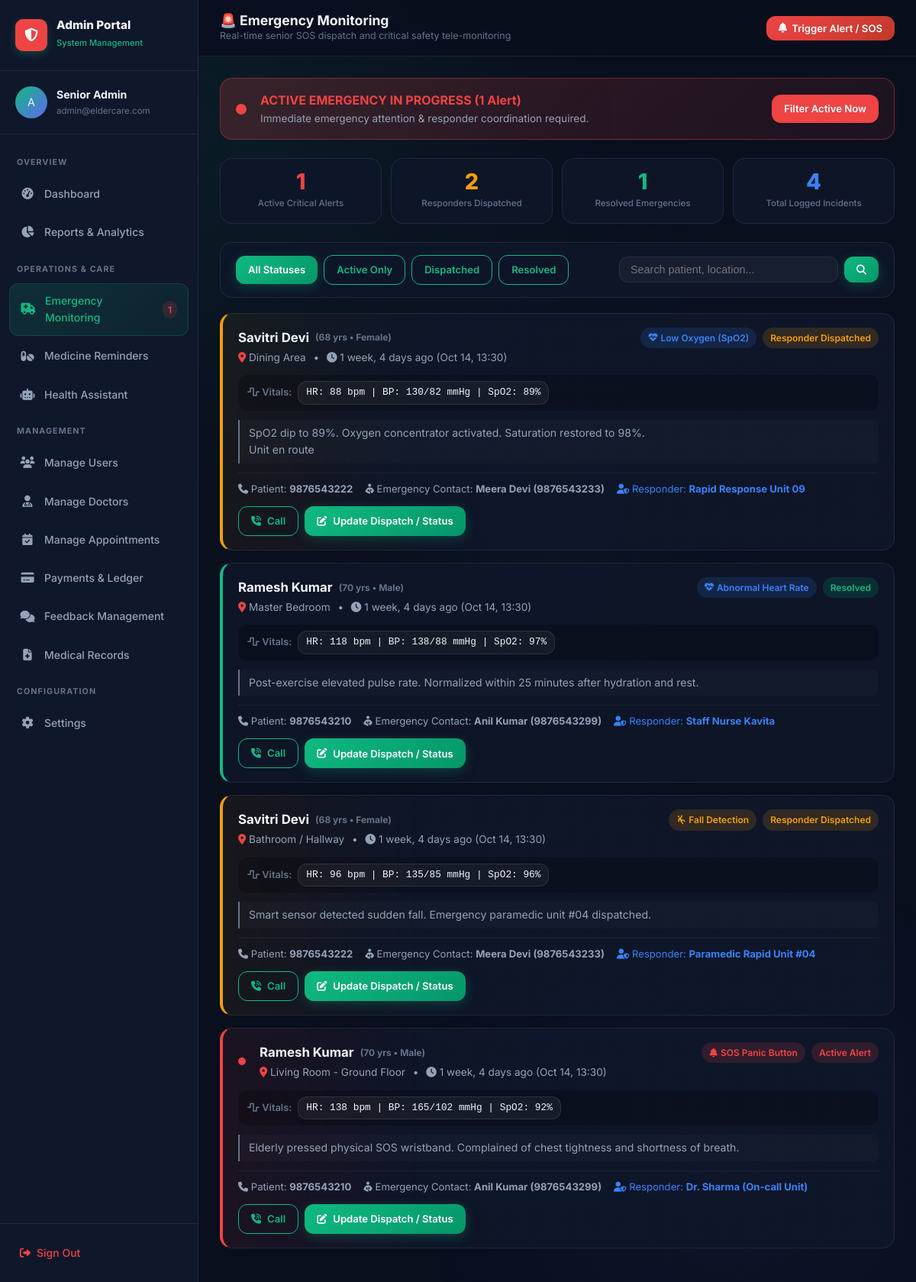
The app's page /admin-portal/emergency/ (signed in) with its own data.
### users/models.py (models this page shows, shortened)
class EmergencyAlert(models.Model):
    ALERT_TYPES = [
        ('sos', 'SOS Panic Button'),
        ('fall', 'Fall Detection'),
        ('heart_rate', 'Abnormal Heart Rate'),
        ('spo2', 'Low Oxygen (SpO2)'),
        ('critical_vitals', 'Critical Vitals Spike'),
    ]
    SEVERITY_LEVELS = [
        ('critical', 'Critical (Immediate)'),
        ('high', 'High Priority'),
        ('medium', 'Medium Priority'),
        ('low', 'Low / Caution'),
    ]
    STATUS_CHOICES = [
        ('active', 'Active Alert'),
        ('dispatched', 'Responder Dispatched'),
        ('resolved', 'Resolved'),
        ('false_alarm', 'False Alarm'),
    ]
    elderly = models.ForeignKey(User, on_delete=models.CASCADE, related_name='emergency_alerts')
    alert_type = models.CharField(max_length=40, choices=ALERT_TYPES, default='sos')
    severity = models.CharField(max_length=20, choices=SEVERITY_LEVELS, default='critical')
    status = models.CharField(max_length=20, choices=STATUS_CHOICES, default='active')
    location = models.CharField(max_length=200, default='Main Residence')
    vital_snapshot = models.CharField(max_length=200, blank=True)
    notes = models.TextField(blank=True)
    responder_name = models.CharField(max_length=150, blank=True)
    created_at = models.DateTimeField(auto_now_add=True)
    resolved_at = models.DateTimeField(null=True, blank=True)
    class Meta:
        ordering = ['-created_at']

class ElderlyProfile(models.Model):
    GENDER_CHOICES = [
        ('Male', 'Male'),
        ('Female', 'Female'),
        ('Other', 'Other'),
        ('Prefer not to say', 'Prefer not to say'),
    ]
    user = models.OneToOneField(User, on_delete=models.CASCADE, related_name='elderly_profile')
    age = models.PositiveIntegerField(null=True, blank=True)
    gender = models.CharField(max_length=20, choices=GENDER_CHOICES, blank=True)
    phone = models.CharField(max_length=20, blank=True)
    address = models.TextField(blank=True)
    blood_group = models.CharField(max_length=10, blank=True)
    emergency_contact_name = models.CharField(max_length=100, blank=True)
    emergency_contact_phone = models.CharField(max_length=20, blank=True)
    created_at = models.DateTimeField(auto_now_add=True)

### users/views.py (the view)
    @login_required
    def wrapper(request, *args, **kwargs):
        if not (request.user.is_staff or request.user.is_superuser):
            messages.error(request, "Administrator privileges required.")
            return redirect('login_redirect')
        return view_func(request, *args, **kwargs)

### users/templates/user/admin-emergency.html (shortened to what this page needs)
<!DOCTYPE html>
<html lang="en">
<head>
  <link rel="stylesheet" href="/static/css/main.css" />
  <link rel="stylesheet" href="/static/css/dashboard.css" />
  <link rel="stylesheet" href="/static/css/modules.css" />
  <link rel="stylesheet" href="https://cdnjs.cloudflare.com/ajax/libs/font-awesome/6.5.1/css/all.min.css" />
</head>
<body>
  <div class="bg-gradient-mesh"></div>
  <div class="app-layout">
    <aside class="sidebar" id="sidebar">
      <div class="sidebar-header">
        <div class="sidebar-brand">
          <div class="sidebar-logo" style="background:var(--danger); color:white;"><i class="fas fa-shield-halved"></i></div>
          <div class="sidebar-brand-text"><h3>Admin Portal</h3><span>System Management</span></div>
        </div>
      </div>
      <div class="sidebar-user">
        <div class="avatar" id="sidebar_avatar" style="width:42px;height:42px;font-size:0.9rem;">A</div>
        <div class="sidebar-user-info">
          <div class="user-name" id="sidebar_user_name">{{ request.user.get_full_name|default:request.user.username }}</div>
          <div class="user-email" id="sidebar_user_email">{{ request.user.email|default:"admin@eldercare.com" }}</div>
        </div>
      </div>
      <nav class="sidebar-nav">
        <span class="nav-section-label">Overview</span>
        <a href="{% url 'admin_dashboard' %}" class="nav-link"><span class="nav-icon"><i class="fas fa-gauge-high"></i></span>Dashboard</a>
        <a href="{% url 'admin_reports' %}" class="nav-link"><span class="nav-icon"><i class="fas fa-chart-pie"></i></span>Reports & Analytics</a>
        <span class="nav-section-label">Operations & Care</span>
        <a href="{% url 'admin_emergency' %}" class="nav-link active">
          <span class="nav-icon"><i class="fas fa-truck-medical"></i></span>Emergency Monitoring
          {% if active_count > 0 %}<span class="badge badge-danger text-xs" style="margin-left:auto; padding:2px 7px;">{{ active_count }}</span>{% endif %}
        </a>
        <a href="{% url 'admin_medicine_reminders' %}" class="nav-link"><span class="nav-icon"><i class="fas fa-pills"></i></span>Medicine Reminders</a>
        <a href="{% url 'admin_health_assistant' %}" class="nav-link"><span class="nav-icon"><i class="fas fa-robot"></i></span>Health Assistant</a>
        <span class="nav-section-label">Management</span>
        <a href="{% url 'admin_users' %}" class="nav-link"><span class="nav-icon"><i class="fas fa-users"></i></span>Manage Users</a>
        <a href="{% url 'admin_doctors' %}" class="nav-link"><span class="nav-icon"><i class="fas fa-user-doctor"></i></span>Manage Doctors</a>
        <a href="{% url 'admin_appointments' %}" class="nav-link"><span class="nav-icon"><i class="fas fa-calendar-check"></i></span>Manage Appointments</a>
        <a href="{% url 'admin_payments' %}" class="nav-link"><span class="nav-icon"><i class="fas fa-credit-card"></i></span>Payments & Ledger</a>
        <a href="{% url 'admin_feedback' %}" class="nav-link"><span class="nav-icon"><i class="fas fa-comments"></i></span>Feedback Management</a>
        <a href="{% url 'admin_records' %}" class="nav-link"><span class="nav-icon"><i class="fas fa-file-medical"></i></span>Medical Records</a>
        <span class="nav-section-label">Configuration</span>
        <a href="{% url 'admin_settings' %}" class="nav-link"><span class="nav-icon"><i class="fas fa-gear"></i></span>Settings</a>
      </nav>
      <div class="sidebar-footer">
        <a href="{% url 'logout' %}" class="sidebar-logout" style="text-decoration:none; display:flex; align-items:center; gap:8px;"><span class="nav-icon"><i class="fas fa-right-from-bracket"></i></span>Sign Out</a>
      </div>
    </aside>
    <main class="main-content">
      <header class="topbar">
        <div class="topbar-left">
          <div class="topbar-title">
            <h2>🚨 Emergency Monitoring</h2>
            <p>Real-time senior SOS dispatch and critical safety tele-monitoring</p>
          </div>
        </div>
        <div class="topbar-right" style="display:flex; align-items:center; gap:10px;">
          <button class="btn btn-danger btn-sm" onclick="openCreateModal()" style="display:flex; align-items:center; gap:6px;">
            <i class="fas fa-bell"></i> Trigger Alert / SOS
          </button>
        </div>
      </header>
      <div class="page-content">
        {% if active_count > 0 %}
        <div style="background:linear-gradient(135deg,rgba(239,68,68,0.2),rgba(239,68,68,0.08)); border:1px solid rgba(239,68,68,0.4); border-radius:var(--radius-lg); padding:16px 20px; margin-bottom:24px; display:flex; align-items:center; justify-content:space-between; flex-wrap:wrap; gap:12px;">
          <div style="display:flex; align-items:center; gap:12px;">
            <span class="pulse-emergency" style="width:14px; height:14px;"></span>
            <div>
              <div style="font-weight:700; color:var(--danger); font-size:1rem;">ACTIVE EMERGENCY IN PROGRESS ({{ active_count }} Alert{% if active_count > 1 %}s{% endif %})</div>
              <div style="font-size:0.85rem; color:var(--text-secondary);">Immediate emergency attention & responder coordination required.</div>
            </div>
          </div>
          <a href="?status=active" class="btn btn-sm" style="background:var(--danger); color:white; text-decoration:none;">
            Filter Active Now
          </a>
        </div>
        {% endif %}
        <div class="module-stats">
          <div class="module-stat">
            <div class="ms-value" style="color:var(--danger)">{{ active_count }}</div>
            <div class="ms-label">Active Critical Alerts</div>
          </div>
          <div class="module-stat">
            <div class="ms-value" style="color:var(--warning)">{{ dispatched_count }}</div>
            <div class="ms-label">Responders Dispatched</div>
          </div>
          <div class="module-stat">
            <div class="ms-value" style="color:var(--success)">{{ resolved_count }}</div>
            <div class="ms-label">Resolved Emergencies</div>
          </div>
          <div class="module-stat">
            <div class="ms-value" style="color:var(--info)">{{ total_alerts }}</div>
            <div class="ms-label">Total Logged Incidents</div>
          </div>
        </div>
        <div style="background:var(--bg-card); border:1px solid var(--bg-glass-border); border-radius:var(--radius-lg); padding:16px 20px; margin-top:24px; display:flex; gap:12px; flex-wrap:wrap; align-items:center; justify-content:space-between;">
          <div style="display:flex; gap:8px; flex-wrap:wrap; align-items:center;">
            <a href="?status=all&severity={{ severity_filter }}&q={{ query }}" class="btn btn-sm {% if status_filter == 'all' %}btn-primary{% else %}btn-outline{% endif %}">All Statuses</a>
            <a href="?status=active&severity={{ severity_filter }}&q={{ query }}" class="btn btn-sm {% if status_filter == 'active' %}btn-danger{% else %}btn-outline{% endif %}">Active Only</a>
            <a href="?status=dispatched&severity={{ severity_filter }}&q={{ query }}" class="btn btn-sm {% if status_filter == 'dispatched' %}btn-warning{% else %}btn-outline{% endif %}">Dispatched</a>
            <a href="?status=resolved&severity={{ severity_filter }}&q={{ query }}" class="btn btn-sm {% if status_filter == 'resolved' %}btn-success{% else %}btn-outline{% endif %}">Resolved</a>
          </div>
          <form method="GET" style="display:flex; gap:8px; margin:0; flex-grow:1; max-width:340px;">
            <input type="text" name="q" value="{{ query }}" placeholder="Search patient, location..." class="form-control" style="background:var(--bg-glass); border:1px solid var(--bg-glass-border); color:var(--text-primary); padding:8px 14px; border-radius:var(--radius-md); font-size:0.9rem; width:100%;" />
            <button type="submit" class="btn btn-primary btn-sm"><i class="fas fa-magnifying-glass"></i></button>
          </form>
        </div>
        <div style="margin-top:20px;">
          {% if alerts %}
            {% for alert in alerts %}
              <div class="emergency-card {% if alert.status == 'active' %}critical-border{% elif alert.status == 'dispatched' %}high-border{% else %}resolved-border{% endif %}">
                <div style="display:flex; justify-content:space-between; align-items:flex-start; flex-wrap:wrap; gap:10px;">
                  <div style="display:flex; align-items:center; gap:12px;">
                    {% if alert.status == 'active' %}
                      <span class="pulse-emergency"></span>
                    {% endif %}
                    <div>
                      <div style="font-weight:700; font-size:1.05rem; display:flex; align-items:center; gap:8px;">
                        <span>{{ alert.elderly.get_full_name|default:alert.elderly.username }}</span>
                        {% if alert.elderly.elderly_profile.age %}
                          <span class="text-muted text-xs">({{ alert.elderly.elderly_profile.age }} yrs • {{ alert.elderly.elderly_profile.gender|default:"Elderly" }})</span>
                        {% endif %}
                      </div>
                      <div style="font-size:0.85rem; color:var(--text-secondary); margin-top:2px;">
                        <i class="fas fa-location-dot" style="color:var(--danger)"></i> {{ alert.location }}
                        <span style="margin:0 6px;">•</span>
                        <i class="fas fa-clock"></i> {{ alert.created_at|timesince }} ago ({{ alert.created_at|date:"M d, H:i" }})
                      </div>
                    </div>
                  </div>
                  <div style="display:flex; align-items:center; gap:8px; flex-wrap:wrap;">
                    <span class="badge {% if alert.alert_type == 'sos' %}badge-danger{% elif alert.alert_type == 'fall' %}badge-warning{% else %}badge-info{% endif %} text-xs">
                      <i class="fas {% if alert.alert_type == 'sos' %}fa-bell{% elif alert.alert_type == 'fall' %}fa-person-falling{% else %}fa-heart-pulse{% endif %}"></i> {{ alert.get_alert_type_display }}
                    </span>
                    <span class="badge {% if alert.status == 'active' %}badge-danger{% elif alert.status == 'dispatched' %}badge-warning{% elif alert.status == 'resolved' %}badge-success{% else %}badge-ghost{% endif %} text-xs">
                      {{ alert.get_status_display }}
                    </span>
                  </div>
                </div>
                {% if alert.vital_snapshot %}
                  <div style="display:flex; align-items:center; gap:8px; flex-wrap:wrap; background:rgba(0,0,0,0.25); border-radius:var(--radius-md); padding:8px 12px;">
                    <span style="font-size:0.8rem; font-weight:600; color:var(--text-muted);"><i class="fas fa-wave-square"></i> Vitals:</span>
                    <span class="vital-pill">{{ alert.vital_snapshot }}</span>
                  </div>
                {% endif %}
                {% if alert.notes %}
                  <div style="font-size:0.88rem; color:var(--text-secondary); background:rgba(255,255,255,0.02); border-left:2px solid var(--text-muted); padding:6px 12px; border-radius:0 var(--radius-sm) var(--radius-sm) 0;">
                    {{ alert.notes|linebreaksbr }}
                  </div>
                {% endif %}
                <div style="display:flex; justify-content:space-between; align-items:center; padding-top:10px; border-top:1px solid rgba(255,255,255,0.06); flex-wrap:wrap; gap:12px;">
                  <div style="display:flex; align-items:center; gap:16px; font-size:0.82rem; color:var(--text-secondary);">
                    {% if alert.elderly.elderly_profile.phone %}
                      <span><i class="fas fa-phone"></i> Patient: <strong>{{ alert.elderly.elderly_profile.phone }}</strong></span>
                    {% endif %}
                    {% if alert.elderly.elderly_profile.emergency_contact_phone %}
                      <span><i class="fas fa-person-breastfeeding"></i> Emergency Contact: <strong>{{ alert.elderly.elderly_profile.emergency_contact_name }} ({{ alert.elderly.elderly_profile.emergency_contact_phone }})</strong></span>
                    {% endif %}
                    {% if alert.responder_name %}
                      <span style="color:var(--info);"><i class="fas fa-user-shield"></i> Responder: <strong>{{ alert.responder_name }}</strong></span>
                    {% endif %}
                  </div>
                  <div style="display:flex; gap:8px;">
                    {% if alert.elderly.elderly_profile.phone %}
                      <a href="tel:{{ alert.elderly.elderly_profile.phone }}" class="btn btn-outline btn-sm" style="color:var(--success);">
                        <i class="fas fa-phone-volume"></i> Call
                      </a>
                    {% endif %}
                    <button class="btn btn-primary btn-sm" onclick="openStatusModal('{{ alert.id }}', '{{ alert.status }}', '{{ alert.responder_name|escapejs }}', '{{ alert.elderly.username|escapejs }}')">
                      <i class="fas fa-pen-to-square"></i> Update Dispatch / Status
                    </button>
                  </div>
                </div>
              </div>
            {% endfor %}
          {% endif %}
        </div>
      </div>
    </main>
  </div>
</body>
</html>

### records on screen
EmergencyAlert: elderly.get_full_name "Savitri Devi", elderly.elderly_profile.age "68", elderly.elderly_profile.gender "Female", location "Dining Area", created_at "1 week, 4 days", created_at "Oct 14, 13:30", alert_type "Low Oxygen (SpO2)", status "Responder Dispatched", vital_snapshot "HR: 88 bpm | BP: 130/82 mmHg | SpO2: 89%", notes "SpO2 dip to 89%. Oxygen concentrator activated. Saturation restored to 98%. Unit en route", elderly.elderly_profile.phone "9876543222", elderly.elderly_profile.emergency_contact_name "Meera Devi", elderly.elderly_profile.emergency_contact_phone "9876543233", responder_name "Rapid Response Unit 09"
EmergencyAlert: elderly.get_full_name "Ramesh Kumar", elderly.elderly_profile.age "70", elderly.elderly_profile.gender "Male", location "Master Bedroom", created_at "1 week, 4 days", created_at "Oct 14, 13:30", alert_type "Abnormal Heart Rate", status "Resolved", vital_snapshot "HR: 118 bpm | BP: 138/88 mmHg | SpO2: 97%", notes "Post-exercise elevated pulse rate. Normalized within 25 minutes after hydration and rest.", elderly.elderly_profile.phone "9876543210", elderly.elderly_profile.emergency_contact_name "Anil Kumar", elderly.elderly_profile.emergency_contact_phone "9876543299", responder_name "Staff Nurse Kavita"
EmergencyAlert: elderly.get_full_name "Savitri Devi", elderly.elderly_profile.age "68", elderly.elderly_profile.gender "Female", location "Bathroom / Hallway", created_at "1 week, 4 days", created_at "Oct 14, 13:30", alert_type "Fall Detection", status "Responder Dispatched", vital_snapshot "HR: 96 bpm | BP: 135/85 mmHg | SpO2: 96%", notes "Smart sensor detected sudden fall. Emergency paramedic unit #04 dispatched.", elderly.elderly_profile.phone "9876543222", elderly.elderly_profile.emergency_contact_name "Meera Devi", elderly.elderly_profile.emergency_contact_phone "9876543233", responder_name "Paramedic Rapid Unit #04"
EmergencyAlert: elderly.get_full_name "Ramesh Kumar", elderly.elderly_profile.age "70", elderly.elderly_profile.gender "Male", location "Living Room - Ground Floor", created_at "1 week, 4 days", created_at "Oct 14, 13:30", alert_type "SOS Panic Button", status "Active Alert", vital_snapshot "HR: 138 bpm | BP: 165/102 mmHg | SpO2: 92%", notes "Elderly pressed physical SOS wristband. Complained of chest tightness and shortness of breath.", elderly.elderly_profile.phone "9876543210", elderly.elderly_profile.emergency_contact_name "Anil Kumar", elderly.elderly_profile.emergency_contact_phone "9876543299", responder_name "Dr. Sharma (On-call Unit)"

### other values on screen
{{ request.user.get_full_name|default:request.user.username }} "Senior Admin"
{{ request.user.email|default:"admin@eldercare.com" }} "admin@eldercare.com"
{{ active_count }} "1"
{{ dispatched_count }} "2"
{{ resolved_count }} "1"
{{ total_alerts }} "4"
